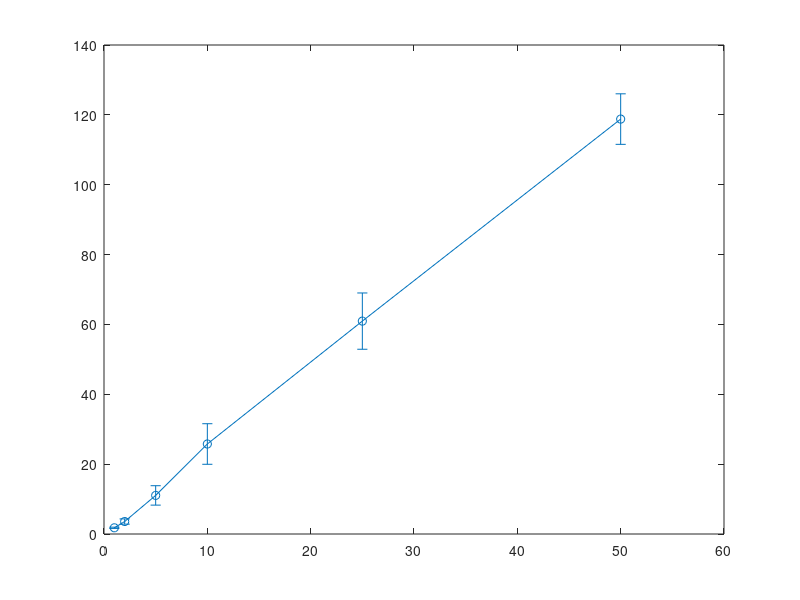

Source code (MATLAB): (Note: this script raises an error after producing the figure.)

parallel = [3.66 4.36 3.88 6.08 3.86 4.65 4.73 4.50 3.73 3.47;
    6.58 12.79 8.39 7.38 6.44 5.54 5.12 4.14 6.04 7.06;
    10.21 14.72 14.42 15.15 11.51 13.06 14.93 12.70 13.81 13.61;
    22.27 22.16 24.40 24.06 25.27 22.20 22.59 24.31 23.14 23.54;
    50.54 46.66 53.74 46.82 48.68 45.27 48.55 46.56 50.34 51.15;
    97.16 97.70 101.55 102.89 109.27 97.65 114.91 107.21 111.31 111.38];


org2 = [3.50 3.63 3.94 3.65 4.11 3.85 4.15 3.60 3.64 4.04;
    4.44 10.15 8.41 8.90 7.89 8.47 7.77 6.66 7.60 7.01;
    15.72 19.26 18.45 19.70 17.77 18.25 18.55 16.83 19.38 18.85;
    37.51 37.69 37.16 36.89 35.93 35.88 32.14 36.26 36.30 35.20;
    98.42 89.66 112.50 94.95 91.74 92.40 102.78 91.95 95.16 97.83;
    197.83 212.21 200.04 203.02 199.45 189.05 224.72 212.75 215.20 207.08];

org1 = [1.91 2.02 1.61 1.86 1.76 1.53 1.51 1.98 1.80 1.80;
    2.32 5.06 4.25 3.76 3.85 3.24 3.11 3.50 2.94 3.68;
    8.68 13.92 13.68 15.37 9.70 8.53 13.75 9.10 9.70 8.05;
    18.21 25.57 28.01 25.01 23.01 18.61 24.48 38.82 28.22 27.74;
    54.64 63.33 76.55 68.90 47.41 63.10 58.81 63.14 56.26 57.37;
    119.88 122.98 108.83 122.59 134.06 113.37 121.21 112.90 119.25 112.85];





figure(10)
mean(org1, 2)
std(org1,0,2)
h =  errorbar([1,2,5, 10, 25, 50], mean(org1,2), std(org1,0,2), '-o');
h.MarkerFaceColor = h.Color;
hold on
h = errorbar([1,2,5, 10, 25, 50], mean(org2,2), std(org2,0,2), '-o');
h.MarkerFaceColor = h.Color;
h = errorbar([1,2,5, 10, 25, 50], mean(parallel,2), std(parallel,0,2), '-o');
h.MarkerFaceColor = h.Color;
xlim([0,55])
hold off
legend("OrganoSeg", "OrganoSeg2", "OrganoSeg2 With Parallel Threading")
stylegraph(gca)
xlabel("Number of Images")
ylabel("Segmentation Runtime (s)")
pbaspect([1,1,1])
hold off

dataSetSizes = [1 2 5 10 25 50];
dataSetSizeCol = zeros(10*length(dataSetSizes),1);
organoSegCol = zeros(10*length(dataSetSizes),1);
organoSeg2ParCol = zeros(10*length(dataSetSizes),1);
organoSeg2Col = zeros(10*length(dataSetSizes),1);

for n = 1:length(dataSetSizes)
    dataSetSizeCol(1+10*(n-1): 10*n) = repmat(dataSetSizes(n), 10, 1);
    organoSegCol(1+10*(n-1): 10*n) = org1(n,:)';
    organoSeg2Col(1+10*(n-1): 10*n) = org2(n,:)';
    organoSeg2ParCol(1+10*(n-1): 10*n) = parallel(n,:)';


end
%% 

t = table(dataSetSizeCol,organoSegCol, organoSeg2ParCol, organoSeg2Col,...
'VariableNames',{'DataSetSize','OrganoSeg','OrganoSeg2Parallel','OrganoSeg2'});

platforms = table(categorical(["OrganoSeg", "OrganoSeg2Parallel", "OrganoSeg2"])',VariableNames="Platform");
rm = fitrm(t,"OrganoSeg-OrganoSeg2~DataSetSize",'WithinDesign',platforms)
ranovatbl = ranova(rm)
multcompare(rm, 'Platform')

function stylegraph(h)
%This function changes the graph style from MATLAB defaults
    grid off %turn off grid
    h.XColor = [0 0 0]; %change x-axis color
    h.YColor = [0 0 0]; %change y-axis color
    h.TickDir = 'out'; %tick marks out
    h.TickLength = [0.02 0.05]; %increase tick length
    h.Box = 'off'; %no box
end